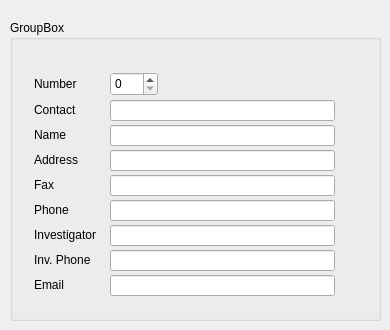
      <widget class="QWidget" name="page">
       <widget class="QGroupBox" name="groupBox_3">
        <property name="geometry">
         <rect>
          <x>10</x>
          <y>20</y>
          <width>371</width>
          <height>301</height>
         </rect>
        </property>
        <property name="title">
         <string>GroupBox</string>
        </property>
        <widget class="QSpinBox" name="idSB">
         <property name="geometry">
          <rect>
           <x>100</x>
           <y>52</y>
           <width>48</width>
           <height>24</height>
          </rect>
         </property>
         <property name="sizePolicy">
          <sizepolicy hsizetype="Maximum" vsizetype="Fixed">
           <horstretch>0</horstretch>
           <verstretch>0</verstretch>
          </sizepolicy>
         </property>
         <property name="autoFillBackground">
          <bool>true</bool>
         </property>
        </widget>
        <widget class="QLabel" name="styleLbl_5">
         <property name="geometry">
          <rect>
           <x>24</x>
           <y>157</y>
           <width>72</width>
           <height>16</height>
          </rect>
         </property>
         <property name="sizePolicy">
          <sizepolicy hsizetype="Preferred" vsizetype="Fixed">
           <horstretch>0</horstretch>
           <verstretch>0</verstretch>
          </sizepolicy>
         </property>
         <property name="text">
          <string>Fax</string>
         </property>
         <property name="buddy">
          <cstring>priFaxLE</cstring>
         </property>
        </widget>
        <widget class="QLabel" name="styleLbl_7">
         <property name="geometry">
          <rect>
           <x>24</x>
           <y>182</y>
           <width>72</width>
           <height>16</height>
          </rect>
         </property>
         <property name="sizePolicy">
          <sizepolicy hsizetype="Preferred" vsizetype="Fixed">
           <horstretch>0</horstretch>
           <verstretch>0</verstretch>
          </sizepolicy>
         </property>
         <property name="text">
          <string>Phone</string>
         </property>
         <property name="buddy">
          <cstring>phoneLE</cstring>
         </property>
        </widget>
        <widget class="QLineEdit" name="priFaxLE">
         <property name="geometry">
          <rect>
           <x>100</x>
           <y>155</y>
           <width>225</width>
           <height>21</height>
          </rect>
         </property>
         <property name="maxLength">
          <number>100</number>
         </property>
        </widget>
        <widget class="QLabel" name="styleLbl_10">
         <property name="geometry">
          <rect>
           <x>24</x>
           <y>257</y>
           <width>72</width>
           <height>16</height>
          </rect>
         </property>
         <property name="sizePolicy">
          <sizepolicy hsizetype="Preferred" vsizetype="Fixed">
           <horstretch>0</horstretch>
           <verstretch>0</verstretch>
          </sizepolicy>
         </property>
         <property name="text">
          <string>Email</string>
         </property>
         <property name="buddy">
          <cstring>replyToLE</cstring>
         </property>
        </widget>
        <widget class="QLineEdit" name="investigatorLE">
         <property name="geometry">
          <rect>
           <x>100</x>
           <y>205</y>
           <width>225</width>
           <height>21</height>
          </rect>
         </property>
         <property name="maxLength">
          <number>30</number>
         </property>
        </widget>
        <widget class="QLabel" name="styleLbl_2">
         <property name="geometry">
          <rect>
           <x>24</x>
           <y>82</y>
           <width>72</width>
           <height>16</height>
          </rect>
         </property>
         <property name="sizePolicy">
          <sizepolicy hsizetype="Preferred" vsizetype="Fixed">
           <horstretch>0</horstretch>
           <verstretch>0</verstretch>
          </sizepolicy>
         </property>
         <property name="text">
          <string>Contact</string>
         </property>
         <property name="buddy">
          <cstring>contactLE</cstring>
         </property>
        </widget>
        <widget class="QLineEdit" name="replyToLE">
         <property name="geometry">
          <rect>
           <x>100</x>
           <y>255</y>
           <width>225</width>
           <height>21</height>
          </rect>
         </property>
         <property name="maxLength">
          <number>80</number>
         </property>
        </widget>
        <widget class="QLineEdit" name="addressLE">
         <property name="geometry">
          <rect>
           <x>100</x>
           <y>130</y>
           <width>225</width>
           <height>21</height>
          </rect>
         </property>
         <property name="maxLength">
          <number>80</number>
         </property>
        </widget>
        <widget class="QLabel" name="styleLbl_4">
         <property name="geometry">
          <rect>
           <x>24</x>
           <y>132</y>
           <width>72</width>
           <height>16</height>
          </rect>
         </property>
         <property name="sizePolicy">
          <sizepolicy hsizetype="Preferred" vsizetype="Fixed">
           <horstretch>0</horstretch>
           <verstretch>0</verstretch>
          </sizepolicy>
         </property>
         <property name="text">
          <string>Address</string>
         </property>
         <property name="buddy">
          <cstring>addressLE</cstring>
         </property>
        </widget>
        <widget class="QLineEdit" name="phoneLE">
         <property name="geometry">
          <rect>
           <x>100</x>
           <y>180</y>
           <width>225</width>
           <height>21</height>
          </rect>
         </property>
         <property name="maxLength">
          <number>30</number>
         </property>
        </widget>
        <widget class="QLabel" name="styleLbl_3">
         <property name="geometry">
          <rect>
           <x>24</x>
           <y>107</y>
           <width>72</width>
           <height>16</height>
          </rect>
         </property>
         <property name="sizePolicy">
          <sizepolicy hsizetype="Preferred" vsizetype="Fixed">
           <horstretch>0</horstretch>
           <verstretch>0</verstretch>
          </sizepolicy>
         </property>
         <property name="text">
          <string>Name</string>
         </property>
         <property name="buddy">
          <cstring>affiliationLE</cstring>
         </property>
        </widget>
        <widget class="QLineEdit" name="invPhoneLE">
         <property name="geometry">
          <rect>
           <x>100</x>
           <y>230</y>
           <width>225</width>
           <height>21</height>
          </rect>
         </property>
         <property name="maxLength">
          <number>30</number>
         </property>
        </widget>
        <widget class="QLabel" name="styleLbl_9">
         <property name="geometry">
          <rect>
           <x>24</x>
           <y>232</y>
           <width>72</width>
           <height>16</height>
          </rect>
         </property>
         <property name="sizePolicy">
          <sizepolicy hsizetype="Preferred" vsizetype="Fixed">
           <horstretch>0</horstretch>
           <verstretch>0</verstretch>
          </sizepolicy>
         </property>
         <property name="text">
          <string>Inv. Phone</string>
         </property>
         <property name="buddy">
          <cstring>invPhoneLE</cstring>
         </property>
        </widget>
        <widget class="QLabel" name="styleLbl">
         <property name="geometry">
          <rect>
           <x>24</x>
           <y>56</y>
           <width>72</width>
           <height>16</height>
          </rect>
         </property>
         <property name="sizePolicy">
          <sizepolicy hsizetype="Preferred" vsizetype="Fixed">
           <horstretch>0</horstretch>
           <verstretch>0</verstretch>
          </sizepolicy>
         </property>
         <property name="text">
          <string>Number</string>
         </property>
         <property name="buddy">
          <cstring>idSB</cstring>
         </property>
        </widget>
        <widget class="QLabel" name="styleLbl_8">
         <property name="geometry">
          <rect>
           <x>24</x>
           <y>207</y>
           <width>72</width>
           <height>16</height>
          </rect>
         </property>
         <property name="sizePolicy">
          <sizepolicy hsizetype="Preferred" vsizetype="Fixed">
           <horstretch>0</horstretch>
           <verstretch>0</verstretch>
          </sizepolicy>
         </property>
         <property name="text">
          <string>Investigator</string>
         </property>
         <property name="buddy">
          <cstring>investigatorLE</cstring>
         </property>
        </widget>
        <widget class="QLineEdit" name="affiliationLE">
         <property name="geometry">
          <rect>
           <x>100</x>
           <y>105</y>
           <width>225</width>
           <height>21</height>
          </rect>
         </property>
         <property name="maxLength">
          <number>40</number>
         </property>
        </widget>
        <widget class="QLineEdit" name="contactLE">
         <property name="geometry">
          <rect>
           <x>100</x>
           <y>80</y>
           <width>225</width>
           <height>21</height>
          </rect>
         </property>
         <property name="maxLength">
          <number>30</number>
         </property>
        </widget>
       </widget>
      </widget>
